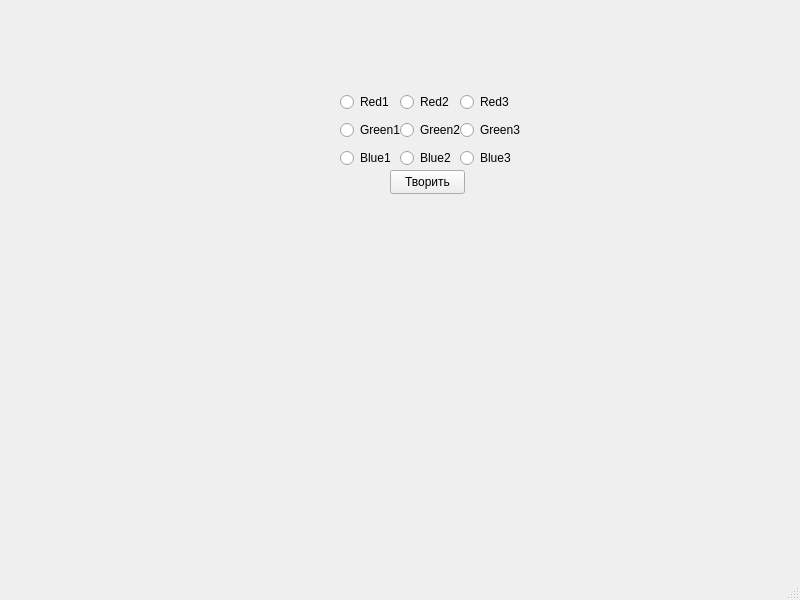
<?xml version="1.0" encoding="UTF-8"?>
<ui version="4.0">
 <class>MainWindow</class>
 <widget class="QMainWindow" name="MainWindow">
  <property name="geometry">
   <rect>
    <x>0</x>
    <y>0</y>
    <width>800</width>
    <height>600</height>
   </rect>
  </property>
  <property name="windowTitle">
   <string>MainWindow</string>
  </property>
  <widget class="QWidget" name="centralwidget">
   <widget class="QWidget" name="gridLayoutWidget">
    <property name="geometry">
     <rect>
      <x>350</x>
      <y>190</y>
      <width>160</width>
      <height>80</height>
     </rect>
    </property>
    <layout class="QGridLayout" name="gridLayout">
     <item row="1" column="0">
      <widget class="QLabel" name="label">
       <property name="text">
        <string/>
       </property>
      </widget>
     </item>
     <item row="0" column="0">
      <widget class="QLabel" name="label_2">
       <property name="text">
        <string/>
       </property>
      </widget>
     </item>
     <item row="2" column="0">
      <widget class="QLabel" name="label_3">
       <property name="text">
        <string/>
       </property>
      </widget>
     </item>
    </layout>
   </widget>
   <widget class="QWidget" name="verticalLayoutWidget">
    <property name="geometry">
     <rect>
      <x>340</x>
      <y>90</y>
      <width>61</width>
      <height>80</height>
     </rect>
    </property>
    <layout class="QVBoxLayout" name="verticalLayout">
     <item>
      <widget class="QRadioButton" name="radioButton">
       <property name="text">
        <string>Red1</string>
       </property>
      </widget>
     </item>
     <item>
      <widget class="QRadioButton" name="radioButton_2">
       <property name="text">
        <string>Green1</string>
       </property>
      </widget>
     </item>
     <item>
      <widget class="QRadioButton" name="radioButton_3">
       <property name="text">
        <string>Blue1</string>
       </property>
      </widget>
     </item>
    </layout>
   </widget>
   <widget class="QWidget" name="verticalLayoutWidget_2">
    <property name="geometry">
     <rect>
      <x>400</x>
      <y>90</y>
      <width>61</width>
      <height>81</height>
     </rect>
    </property>
    <layout class="QVBoxLayout" name="verticalLayout_2">
     <item>
      <widget class="QRadioButton" name="radioButton_4">
       <property name="text">
        <string>Red2</string>
       </property>
      </widget>
     </item>
     <item>
      <widget class="QRadioButton" name="radioButton_5">
       <property name="text">
        <string>Green2</string>
       </property>
      </widget>
     </item>
     <item>
      <widget class="QRadioButton" name="radioButton_6">
       <property name="text">
        <string>Blue2</string>
       </property>
      </widget>
     </item>
    </layout>
   </widget>
   <widget class="QWidget" name="verticalLayoutWidget_3">
    <property name="geometry">
     <rect>
      <x>460</x>
      <y>90</y>
      <width>61</width>
      <height>80</height>
     </rect>
    </property>
    <layout class="QVBoxLayout" name="verticalLayout_3">
     <item>
      <widget class="QRadioButton" name="radioButton_7">
       <property name="text">
        <string>Red3</string>
       </property>
      </widget>
     </item>
     <item>
      <widget class="QRadioButton" name="radioButton_8">
       <property name="text">
        <string>Green3</string>
       </property>
      </widget>
     </item>
     <item>
      <widget class="QRadioButton" name="radioButton_9">
       <property name="text">
        <string>Blue3</string>
       </property>
      </widget>
     </item>
    </layout>
   </widget>
   <widget class="QPushButton" name="pushButton">
    <property name="geometry">
     <rect>
      <x>390</x>
      <y>170</y>
      <width>75</width>
      <height>24</height>
     </rect>
    </property>
    <property name="text">
     <string>Творить</string>
    </property>
   </widget>
  </widget>
  <widget class="QMenuBar" name="menubar">
   <property name="geometry">
    <rect>
     <x>0</x>
     <y>0</y>
     <width>800</width>
     <height>22</height>
    </rect>
   </property>
  </widget>
  <widget class="QStatusBar" name="statusbar"/>
 </widget>
 <resources/>
 <connections/>
</ui>
